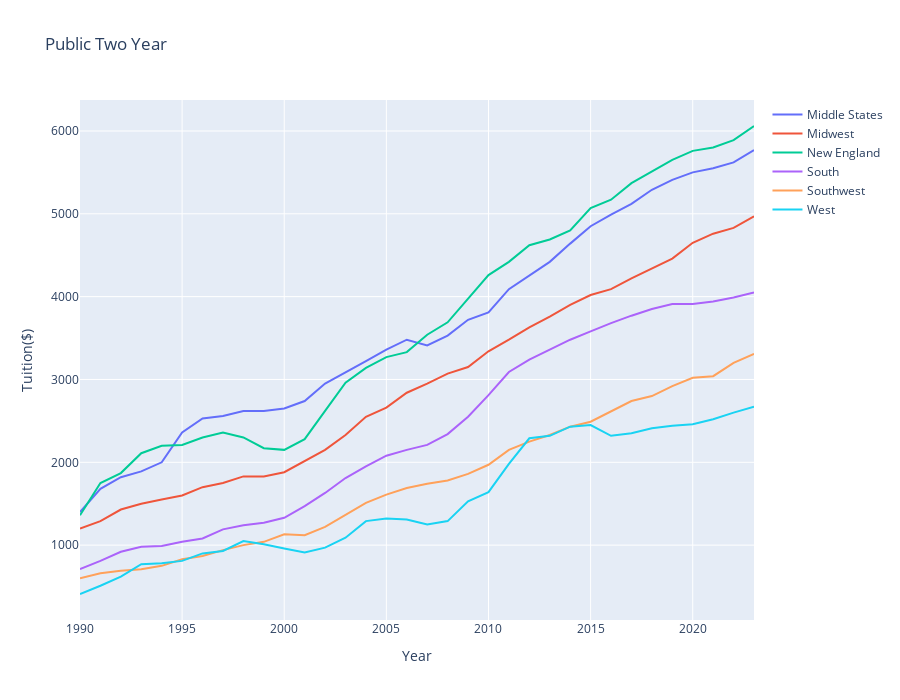
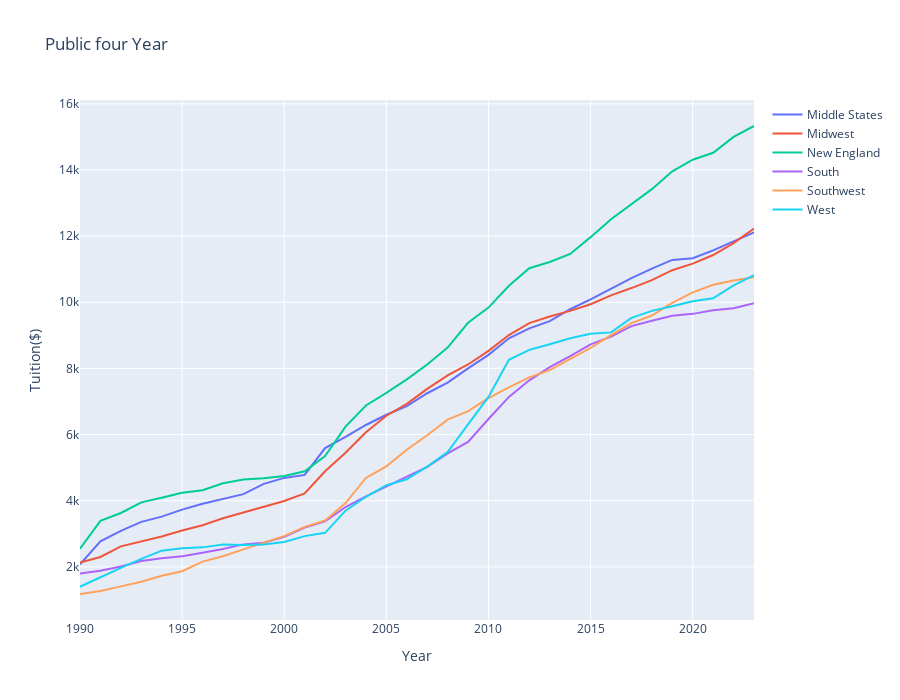

Notebook source saved alongside these figures, in order:
### Code cell
import plotly.express as px

for univ in df['UnivType'].unique():
    temporary = df[df['UnivType'] == univ]
    columns = [col for col in temporary.columns.to_list() if col not in ["UnivType", "Year", "National"]]
    fig = px.line(temporary, x="Year", y=columns, title=univ, labels={'Year': 'Year', 'value': 'Tuition($)'},  width=900, height=700)
    fig.update_layout(xaxis_title='Year', yaxis_title='Tuition($)', legend_title='')
    fig.show()
    fig.write_html(f"../../../graphs/html/two/two-{univ}.html")

### Figure 1 — Plotly figure (JSON) as saved in the notebook; plotly's stock layout.template omitted (floating-point values rounded to 4 significant figures)
{"data": [{"hovertemplate": "variable=Middle States<br>Year=%{x}<br>Tuition($)=%{y}<extra></extra>", "legendgroup": "Middle States", "line": {"color": "#636efa", "dash": "solid"}, "marker": {"symbol": "circle"}, "mode": "lines", "name": "Middle States", "orientation": "v", "showlegend": true, "type": "scatter", "x": [1990, 1991, 1992, 1993, 1994, 1995, 1996, 1997, 1998, 1999, 2000, 2001, 2002, 2003, 2004, 2005, 2006, 2007, 2008, 2009, 2010, 2011, 2012, 2013, 2014, 2015, 2016, 2017, 2018, 2019, 2020, 2021, 2022, 2023], "xaxis": "x", "y": [1400, 1680, 1820, 1890, 2000, 2360, 2530, 2560, 2620, 2620, 2650, 2740, 2950, 3080, 3220, 3360, 3480, 3410, 3530, 3720, 3810, 4090, 4260, 4420, 4640, 4850, 4990, 5120, 5290, 5410, 5500, 5550, 5620, 5770], "yaxis": "y"}, {"hovertemplate": "variable=Midwest<br>Year=%{x}<br>Tuition($)=%{y}<extra></extra>", "legendgroup": "Midwest", "line": {"color": "#EF553B", "dash": "solid"}, "marker": {"symbol": "circle"}, "mode": "lines", "name": "Midwest", "orientation": "v", "showlegend": true, "type": "scatter", "x": [1990, 1991, 1992, 1993, 1994, 1995, 1996, 1997, 1998, 1999, 2000, 2001, 2002, 2003, 2004, 2005, 2006, 2007, 2008, 2009, 2010, 2011, 2012, 2013, 2014, 2015, 2016, 2017, 2018, 2019, 2020, 2021, 2022, 2023], "xaxis": "x", "y": [1200, 1290, 1430, 1500, 1550, 1600, 1700, 1750, 1830, 1830, 1880, 2020, 2150, 2330, 2550, 2660, 2840, 2950, 3070, 3150, 3340, 3480, 3630, 3760, 3900, 4020, 4090, 4220, 4340, 4460, 4650, 4760, 4830, 4970], "yaxis": "y"}, {"hovertemplate": "variable=New England<br>Year=%{x}<br>Tuition($)=%{y}<extra></extra>", "legendgroup": "New England", "line": {"color": "#00cc96", "dash": "solid"}, "marker": {"symbol": "circle"}, "mode": "lines", "name": "New England", "orientation": "v", "showlegend": true, "type": "scatter", "x": [1990, 1991, 1992, 1993, 1994, 1995, 1996, 1997, 1998, 1999, 2000, 2001, 2002, 2003, 2004, 2005, 2006, 2007, 2008, 2009, 2010, 2011, 2012, 2013, 2014, 2015, 2016, 2017, 2018, 2019, 2020, 2021, 2022, 2023], "xaxis": "x", "y": [1360, 1750, 1870, 2110, 2200, 2210, 2300, 2360, 2300, 2170, 2150, 2280, 2620, 2960, 3140, 3270, 3330, 3540, 3690, 3980, 4260, 4420, 4620, 4690, 4800, 5070, 5170, 5370, 5510, 5650, 5760, 5800, 5890, 6060], "yaxis": "y"}, {"hovertemplate": "variable=South<br>Year=%{x}<br>Tuition($)=%{y}<extra></extra>", "legendgroup": "South", "line": {"color": "#ab63fa", "dash": "solid"}, "marker": {"symbol": "circle"}, "mode": "lines", "name": "South", "orientation": "v", "showlegend": true, "type": "scatter", "x": [1990, 1991, 1992, 1993, 1994, 1995, 1996, 1997, 1998, 1999, 2000, 2001, 2002, 2003, 2004, 2005, 2006, 2007, 2008, 2009, 2010, 2011, 2012, 2013, 2014, 2015, 2016, 2017, 2018, 2019, 2020, 2021, 2022, 2023], "xaxis": "x", "y": [710, 810, 920, 980, 990, 1040, 1080, 1190, 1240, 1270, 1330, 1470, 1630, 1810, 1950, 2080, 2150, 2210, 2340, 2550, 2810, 3090, 3240, 3360, 3480, 3580, 3680, 3770, 3850, 3910, 3910, 3940, 3990, 4050], "yaxis": "y"}, {"hovertemplate": "variable=Southwest<br>Year=%{x}<br>Tuition($)=%{y}<extra></extra>", "legendgroup": "Southwest", "line": {"color": "#FFA15A", "dash": "solid"}, "marker": {"symbol": "circle"}, "mode": "lines", "name": "Southwest", "orientation": "v", "showlegend": true, "type": "scatter", "x": [1990, 1991, 1992, 1993, 1994, 1995, 1996, 1997, 1998, 1999, 2000, 2001, 2002, 2003, 2004, 2005, 2006, 2007, 2008, 2009, 2010, 2011, 2012, 2013, 2014, 2015, 2016, 2017, 2018, 2019, 2020, 2021, 2022, 2023], "xaxis": "x", "y": [600, 660, 690, 710, 750, 830, 870, 940, 1000, 1040, 1130, 1120, 1220, 1360, 1510, 1610, 1690, 1740, 1780, 1860, 1970, 2150, 2250, 2330, 2430, 2490, 2610, 2740, 2800, 2920, 3020, 3040, 3200, 3310], "yaxis": "y"}, {"hovertemplate": "variable=West<br>Year=%{x}<br>Tuition($)=%{y}<extra></extra>", "legendgroup": "West", "line": {"color": "#19d3f3", "dash": "solid"}, "marker": {"symbol": "circle"}, "mode": "lines", "name": "West", "orientation": "v", "showlegend": true, "type": "scatter", "x": [1990, 1991, 1992, 1993, 1994, 1995, 1996, 1997, 1998, 1999, 2000, 2001, 2002, 2003, 2004, 2005, 2006, 2007, 2008, 2009, 2010, 2011, 2012, 2013, 2014, 2015, 2016, 2017, 2018, 2019, 2020, 2021, 2022, 2023], "xaxis": "x", "y": [410, 510, 620, 770, 780, 810, 900, 930, 1050, 1010, 960, 910, 970, 1090, 1290, 1320, 1310, 1250, 1290, 1530, 1640, 1980, 2290, 2320, 2430, 2450, 2320, 2350, 2410, 2440, 2460, 2520, 2600, 2670], "yaxis": "y"}], "layout": {"height": 700, "legend": {"title": {"text": ""}, "tracegroupgap": 0}, "title": {"text": "Public Two Year"}, "width": 900, "xaxis": {"anchor": "y", "domain": [0, 1], "title": {"text": "Year"}}, "yaxis": {"anchor": "x", "domain": [0, 1], "title": {"text": "Tuition($)"}}}}

### Figure 2 — Plotly figure (JSON) as saved in the notebook; plotly's stock layout.template omitted (floating-point values rounded to 4 significant figures)
{"data": [{"hovertemplate": "variable=Middle States<br>Year=%{x}<br>Tuition($)=%{y}<extra></extra>", "legendgroup": "Middle States", "line": {"color": "#636efa", "dash": "solid"}, "marker": {"symbol": "circle"}, "mode": "lines", "name": "Middle States", "orientation": "v", "showlegend": true, "type": "scatter", "x": [1990, 1991, 1992, 1993, 1994, 1995, 1996, 1997, 1998, 1999, 2000, 2001, 2002, 2003, 2004, 2005, 2006, 2007, 2008, 2009, 2010, 2011, 2012, 2013, 2014, 2015, 2016, 2017, 2018, 2019, 2020, 2021, 2022, 2023], "xaxis": "x", "y": [2080, 2770, 3090, 3360, 3520, 3730, 3910, 4060, 4200, 4510, 4690, 4780, 5590, 5930, 6290, 6600, 6860, 7250, 7570, 8000, 8410, 8910, 9210, 9430, 9790, 10090, 10410, 10730, 11020, 11280, 11330, 11570, 11840, 12110], "yaxis": "y"}, {"hovertemplate": "variable=Midwest<br>Year=%{x}<br>Tuition($)=%{y}<extra></extra>", "legendgroup": "Midwest", "line": {"color": "#EF553B", "dash": "solid"}, "marker": {"symbol": "circle"}, "mode": "lines", "name": "Midwest", "orientation": "v", "showlegend": true, "type": "scatter", "x": [1990, 1991, 1992, 1993, 1994, 1995, 1996, 1997, 1998, 1999, 2000, 2001, 2002, 2003, 2004, 2005, 2006, 2007, 2008, 2009, 2010, 2011, 2012, 2013, 2014, 2015, 2016, 2017, 2018, 2019, 2020, 2021, 2022, 2023], "xaxis": "x", "y": [2130, 2300, 2620, 2770, 2920, 3100, 3260, 3470, 3650, 3810, 3990, 4220, 4890, 5450, 6070, 6570, 6930, 7380, 7790, 8120, 8530, 9010, 9370, 9570, 9740, 9940, 10210, 10430, 10670, 10970, 11170, 11430, 11790, 12230], "yaxis": "y"}, {"hovertemplate": "variable=New England<br>Year=%{x}<br>Tuition($)=%{y}<extra></extra>", "legendgroup": "New England", "line": {"color": "#00cc96", "dash": "solid"}, "marker": {"symbol": "circle"}, "mode": "lines", "name": "New England", "orientation": "v", "showlegend": true, "type": "scatter", "x": [1990, 1991, 1992, 1993, 1994, 1995, 1996, 1997, 1998, 1999, 2000, 2001, 2002, 2003, 2004, 2005, 2006, 2007, 2008, 2009, 2010, 2011, 2012, 2013, 2014, 2015, 2016, 2017, 2018, 2019, 2020, 2021, 2022, 2023], "xaxis": "x", "y": [2550, 3390, 3630, 3950, 4090, 4240, 4320, 4530, 4640, 4680, 4750, 4890, 5350, 6240, 6880, 7260, 7670, 8120, 8630, 9380, 9840, 10500, 11030, 11220, 11460, 11970, 12510, 12960, 13420, 13960, 14310, 14520, 15000, 15330], "yaxis": "y"}, {"hovertemplate": "variable=South<br>Year=%{x}<br>Tuition($)=%{y}<extra></extra>", "legendgroup": "South", "line": {"color": "#ab63fa", "dash": "solid"}, "marker": {"symbol": "circle"}, "mode": "lines", "name": "South", "orientation": "v", "showlegend": true, "type": "scatter", "x": [1990, 1991, 1992, 1993, 1994, 1995, 1996, 1997, 1998, 1999, 2000, 2001, 2002, 2003, 2004, 2005, 2006, 2007, 2008, 2009, 2010, 2011, 2012, 2013, 2014, 2015, 2016, 2017, 2018, 2019, 2020, 2021, 2022, 2023], "xaxis": "x", "y": [1800, 1880, 2010, 2180, 2260, 2320, 2430, 2540, 2680, 2730, 2910, 3190, 3380, 3810, 4130, 4430, 4730, 5020, 5430, 5780, 6470, 7140, 7640, 8040, 8370, 8730, 8960, 9280, 9440, 9590, 9650, 9760, 9820, 9970], "yaxis": "y"}, {"hovertemplate": "variable=Southwest<br>Year=%{x}<br>Tuition($)=%{y}<extra></extra>", "legendgroup": "Southwest", "line": {"color": "#FFA15A", "dash": "solid"}, "marker": {"symbol": "circle"}, "mode": "lines", "name": "Southwest", "orientation": "v", "showlegend": true, "type": "scatter", "x": [1990, 1991, 1992, 1993, 1994, 1995, 1996, 1997, 1998, 1999, 2000, 2001, 2002, 2003, 2004, 2005, 2006, 2007, 2008, 2009, 2010, 2011, 2012, 2013, 2014, 2015, 2016, 2017, 2018, 2019, 2020, 2021, 2022, 2023], "xaxis": "x", "y": [1180, 1270, 1410, 1550, 1730, 1870, 2160, 2320, 2530, 2720, 2930, 3210, 3400, 3930, 4690, 5040, 5540, 5980, 6450, 6710, 7100, 7430, 7730, 7950, 8280, 8620, 9010, 9370, 9600, 9980, 10300, 10530, 10660, 10760], "yaxis": "y"}, {"hovertemplate": "variable=West<br>Year=%{x}<br>Tuition($)=%{y}<extra></extra>", "legendgroup": "West", "line": {"color": "#19d3f3", "dash": "solid"}, "marker": {"symbol": "circle"}, "mode": "lines", "name": "West", "orientation": "v", "showlegend": true, "type": "scatter", "x": [1990, 1991, 1992, 1993, 1994, 1995, 1996, 1997, 1998, 1999, 2000, 2001, 2002, 2003, 2004, 2005, 2006, 2007, 2008, 2009, 2010, 2011, 2012, 2013, 2014, 2015, 2016, 2017, 2018, 2019, 2020, 2021, 2022, 2023], "xaxis": "x", "y": [1400, 1690, 1970, 2240, 2490, 2560, 2590, 2680, 2660, 2680, 2750, 2930, 3030, 3700, 4120, 4470, 4650, 5030, 5470, 6310, 7140, 8260, 8560, 8730, 8910, 9050, 9090, 9530, 9740, 9880, 10030, 10120, 10510, 10820], "yaxis": "y"}], "layout": {"height": 700, "legend": {"title": {"text": ""}, "tracegroupgap": 0}, "title": {"text": "Public four Year"}, "width": 900, "xaxis": {"anchor": "y", "domain": [0, 1], "title": {"text": "Year"}}, "yaxis": {"anchor": "x", "domain": [0, 1], "title": {"text": "Tuition($)"}}}}
